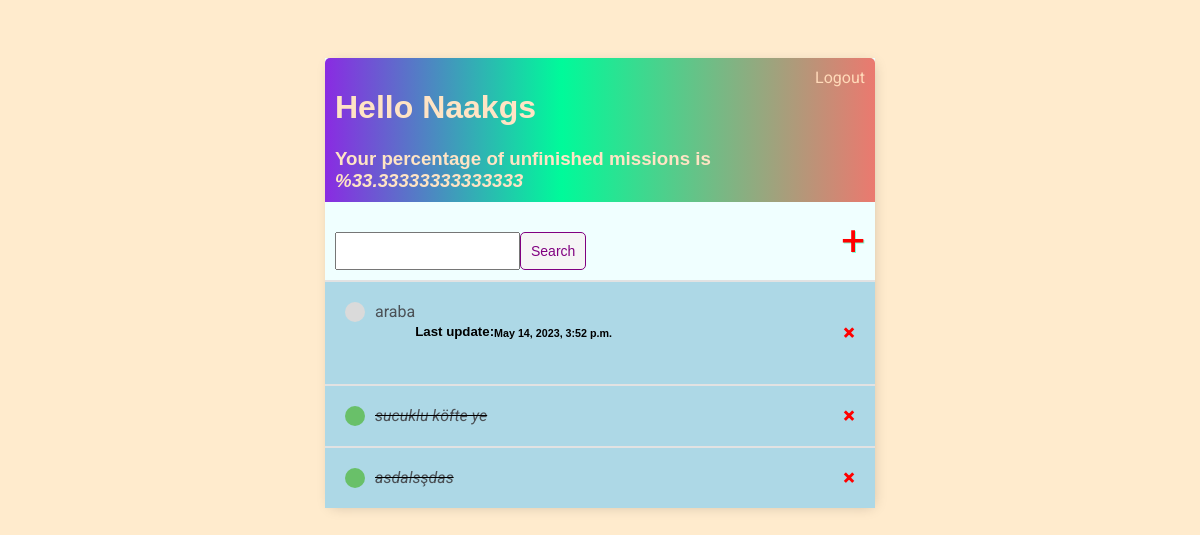
The app's page / (signed in), older data.
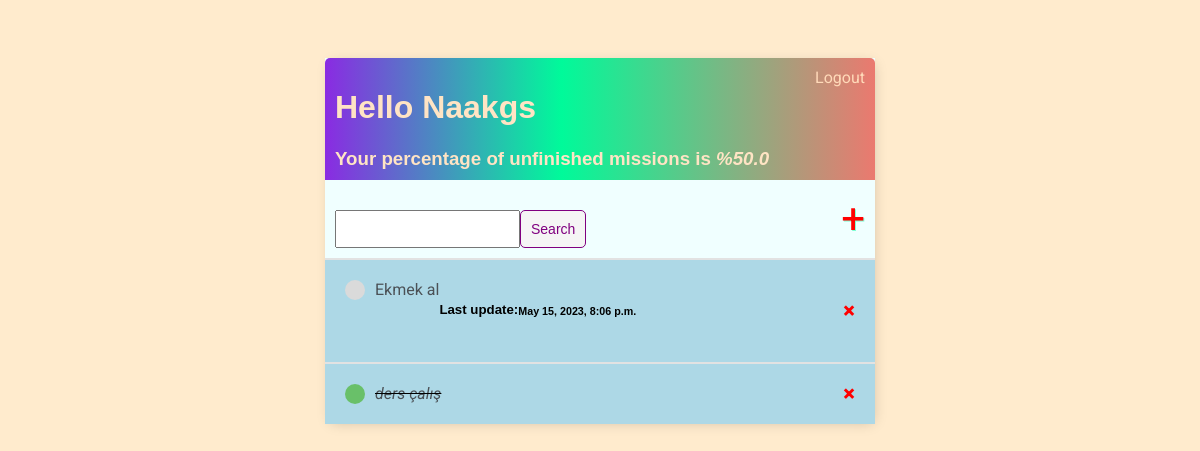
The same page, newer data.
### base/models.py (models this page shows)
class Task(models.Model):
    user=models.ForeignKey(
        User , on_delete=models.CASCADE,null=True,blank=True
    )
    title=models.CharField(max_length=200)
    description=models.TextField(null=True,blank=True)
    complete = models.BooleanField(default=False)
    created=models.DateTimeField(auto_now_add=True)
    def __str__(self):
        return self.title
    class Meta:
        ordering = ["complete"]

### base/views.py (the view)
# urls.py: path("", TaskList.as_view(), name="tasks"),
class TaskList(LoginRequiredMixin,ListView):
    model = Task
    context_object_name = "tasks"
    def get_context_data(self, **kwargs):
        context=super().get_context_data(**kwargs)
        context["tasks"] = context["tasks"].filter(user=self.request.user)
        context["count"] = context["tasks"].filter(complete=False).count()
        context["total"]=context["tasks"].count()
        if(context["total"]!=0):
            context["percantage"]=(context["count"]/context["total"])*100
        search_input=self.request.GET.get("search-area")or ""
        if search_input:
            context["tasks"] = context["tasks"].filter(title__startswith=search_input)
        context["search_input"]=search_input;
        return context

### base/templates/base/task_list.html
{% extends "base/main.html" %}
{% block content %}
<div class="header-bar">
    <div>
        <h1>Hello {{ request.user|title }}</h1>
        <h3 style="margin:0">Your percentage of unfinished missions is  <i> %{{ percantage }}</i></h3>
    </div>
    {% if request.user.is_authenticated%}
    <a href="{% url "logout" %}">Logout</a>
    {% else %}
    <a href="{% url "login" %}">Login</a>
    {% endif %}
</div>
<div id="search-add-wrapper">
<form method="GET" style="margin-top: 20px;display: flex">
    <input type="text" name="search-area" value="{{ search_input }}">
    <input class="button" type="submit" value="Search">
</form>
    <a id="add-link" href="{% url "task-create" %}">&#x2b;</a>
</div>
<div class="task-items-wrapper">
    {% for task in tasks %}
    <div class="task-wrapper">
        {% if task.complete %}
        <div class="task-title">
             <div class="task-complete-icon"></div>
             <i><s><a href="{% url "task-update" task.id %}">{{ task }}</a> </s></i>
        </div>
        <a class="delete-link" href="{% url "task-delete" task.id %}">&#215;</a>
        {% else %}
        <div class="task-title">
            <div class="task-incomplete-icon"></div>
            <a href="{% url "task-update" task.id %}">{{ task }} </a>
            <h5>Last update: </h5>
            <h6>{{ task.created }}</h6>
        </div>
        <a class="delete-link" href="{% url "task-delete" task.id %}">&#215;</a>
        {% endif %}
    </div>
{% empty %}
<h3>No items in list</h3>
{% endfor %}
</div>
{% endblock %}

### base/templates/base/main.html (shortened to what this page needs)
<!DOCTYPE html>
<html>
<head>
</head>
<body>
            <div class="container">
                {% block content %}
                {% endblock %}
            </div>
</body>
</html>

### base/templates/base/main.html (style rules this page uses)
body { background-color: blanchedalmond; font-family: 'Libre Baskerville', serif; font-family: 'Roboto', sans-serif; padding-top: 50px; }
h1, h2, h3, h4, h5, h6 { font-family: "Raleway" , sans-serif; }
a, p { color:#4b5156; }
.container { max-width: 550px; margin: auto; background-color: azure; -webkit-box-shadow: 2px 2px 13px -4px rgba(0,0,0,0.21); box-shadow: 2px 2px 13px -4px rgba(0,0,0,0.21); }
.header-bar { display: flex; justify-content: space-between; color: bisque; padding: 10px; border-radius: 5px 5px 0 0; background: linear-gradient(90deg,blueviolet 0%, mediumspringgreen 43%, #EB796F 100%); }
.header-bar a { color: peachpuff; text-decoration: none; }
.task-wrapper { display: flex; align-items: center; justify-content: space-between; padding: 20px; background-color: lightblue; border-top: 2px solid rgb(226,226,226); }
.task-title { display: flex; }
.task-title a { text-decoration: none; color: #4b5156; margin-left: 10px; }
.task-complete-icon { height: 20px; width: 20px; background-color: rgb(105,192,105); border-radius: 50%; }
.task-incomplete-icon { height: 20px; width: 20px; background-color: rgb(218,218,218); border-radius: 50%; }
.delete-link { text-decoration: salmon; font-weight: 900; color: red; font-size: 22px; line-height: 0; }
#search-add-wrapper { display: flex; justify-content: space-between; align-items: center; padding: 10px; }
#add-link { color: red; text-decoration: salmon; font-size: 42px; text-shadow: 1px 1px aquamarine; }
.button { border: 1px solid purple; background-color: whitesmoke; color: purple; padding: 10px; font-size: 14px; border-radius: 5px; cursor: pointer; text-decoration: none; }

Row changes from the older to the newer data that the page shows:
removed Task: title "araba", created "May 14, 2023, 3:52 p.m."
removed Task: title "sucuklu köfte ye"
removed Task: title "asdalsşdas"
added Task: title "Ekmek al", created "May 15, 2023, 8:06 p.m."
added Task: title "ders çalış"
Text that changed along with them:
{{ percantage }}: "33.33333333333333" → "50.0"
